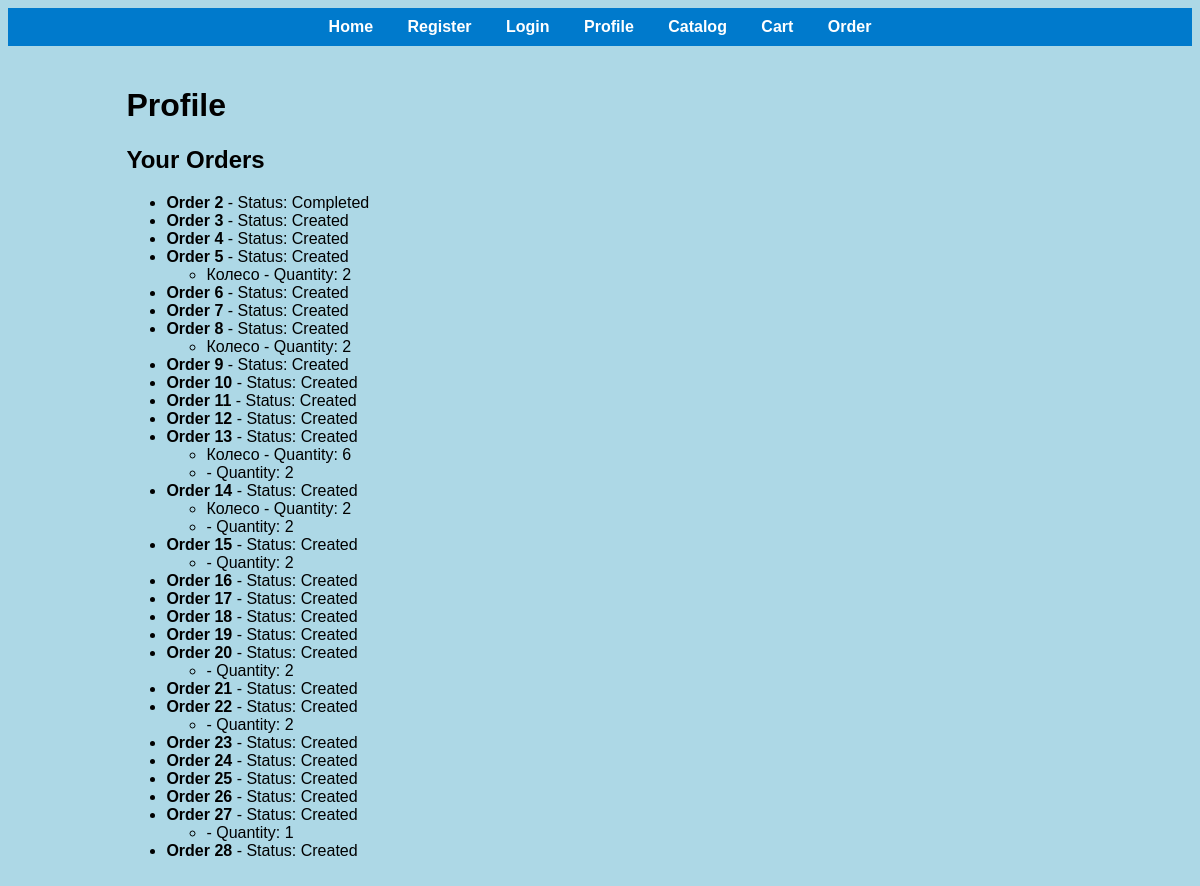
/profile/ (signed in), run on the app's committed database.
### main/models.py (models this page shows, shortened)
class Order(models.Model):
    STATUS_CHOICES = [
        ('created', 'Created'),
        ('processing', 'Processing'),
        ('completed', 'Completed'),
    ]
    user = models.ForeignKey(User, on_delete=models.CASCADE)
    created_at = models.DateTimeField(auto_now_add=True)
    status = models.CharField(max_length=12, choices=STATUS_CHOICES, default='created')
    full_name = models.CharField(max_length=255, blank=False, default='')
    phone_number = models.CharField(max_length=20, blank=False, default='')
    address = models.CharField(max_length=255, blank=False, default='')
    email = models.EmailField(blank=False, default='')

class OrderItem(models.Model):
    order = models.ForeignKey(Order, on_delete=models.CASCADE)
    product = models.ForeignKey(Product, on_delete=models.CASCADE, null=True, blank=True)
    service = models.ForeignKey(Service, on_delete=models.CASCADE, null=True, blank=True)
    quantity = models.PositiveIntegerField(default=1)

class Product(models.Model):
    STATUS_CHOICES = [
        ('available', 'Available'),
        ('unavailable', 'Unavailable'),
    ]
    name = models.CharField(max_length=255)
    description = models.TextField()
    price = models.DecimalField(max_digits=10, decimal_places=2)
    status = models.CharField(max_length=12, choices=STATUS_CHOICES, default='available')

### main/views.py (the view)
# urls.py: path('profile/', views.profile, name='profile'),
@login_required
def profile(request):
    orders = Order.objects.filter(user=request.user)
    return render(request, 'main/profile.html', {'orders': orders})

### main/templates/main/profile.html (shortened to what this page needs)
{% extends 'main/base.html' %}
{% block content %}
<h1>Profile</h1>
<h2>Your Orders</h2>
<ul>
    {% for order in orders %}
    <li>
        <strong>Order {{ order.id }}</strong> - Status: {{ order.get_status_display }}
        <ul>
            {% for item in order.orderitem_set.all %}
            <li>{{ item.product.name }} - Quantity: {{ item.quantity }}</li>
            {% endfor %}
        </ul>
    </li>
    {% endfor %}
</ul>
{% endblock %}

### main/templates/main/base.html (shortened to what this page needs)
<!DOCTYPE html>
<html lang="en">
<head>
</head>
<body>
    <div class="menu">
        <a href="{% url 'home' %}">Home</a>
        <a href="{% url 'register' %}">Register</a>
        <a href="{% url 'login' %}">Login</a>
        <a href="{% url 'profile' %}">Profile</a>
        <a href="{% url 'catalog' %}">Catalog</a>
        <a href="{% url 'cart' %}">Cart</a>
        <a href="{% url 'order' %}">Order</a>
    </div>
    <div class="container">
        {% block content %}{% endblock %}
    </div>
</body>
</html>

### main/templates/main/base.html (style rules this page uses)
body { background-color: #add8e6; font-family: Arial, sans-serif; }
.menu { background-color: #007acc; padding: 10px; text-align: center; }
.menu a { color: white; margin: 0 15px; text-decoration: none; font-weight: bold; }
.container { width: 80%; margin: 0 auto; padding: 20px; }

### data on the page
Order: id "2", status "Completed"
Order: id "3", status "Created"
Order: id "4", status "Created"
Order: id "5", status "Created"
OrderItem: product.name "Колесо", quantity "2"
Order: id "6", status "Created"
Order: id "7", status "Created"
Order: id "8", status "Created"
OrderItem: product.name "Колесо", quantity "2"
Order: id "9", status "Created"
Order: id "10", status "Created"
Order: id "11", status "Created"
Order: id "12", status "Created"
Order: id "13", status "Created"
OrderItem: product.name "Колесо", quantity "6"
OrderItem: quantity "2"
Order: id "14", status "Created"
OrderItem: product.name "Колесо", quantity "2"
OrderItem: quantity "2"
Order: id "15", status "Created"
OrderItem: quantity "2"
Order: id "16", status "Created"
Order: id "17", status "Created"
Order: id "18", status "Created"
Order: id "19", status "Created"
Order: id "20", status "Created"
OrderItem: quantity "2"
Order: id "21", status "Created"
Order: id "22", status "Created"
OrderItem: quantity "2"
Order: id "23", status "Created"
Order: id "24", status "Created"
Order: id "25", status "Created"
Order: id "26", status "Created"
Order: id "27", status "Created"
OrderItem: quantity "1"
Order: id "28", status "Created"
